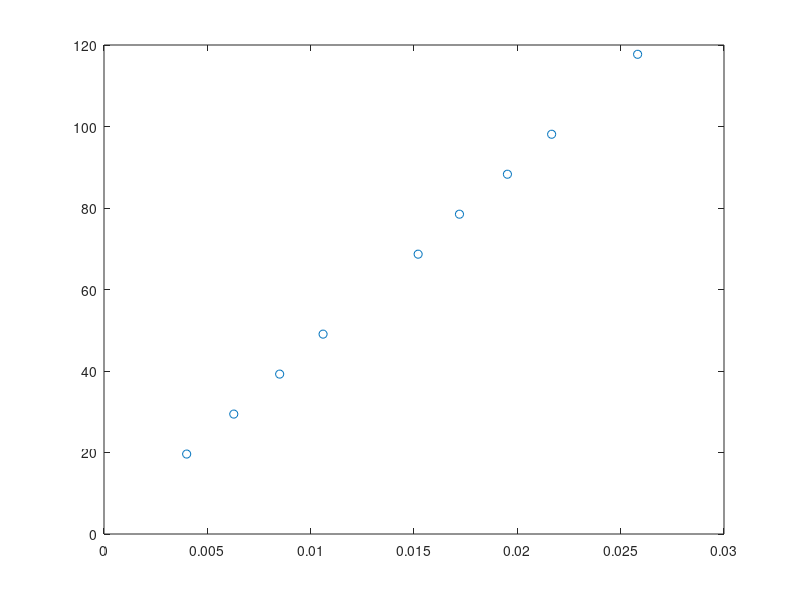

The MATLAB script that drew this image: (Note: this script raises an error after producing the figure.)
% Instituto Tecnológico de Aeronáutica
% Engenharia Mecânica-Aeronáutica
% MPD-11 - Dinâmica de máquinas
% Prof. Dr. Thiago de Paula Sales
% 
% Laboratório 3 - Dinâmica de cames
% 
%% Inicialização

clear;
close all;
clc;

%% Velocidade de rotação crítica determinada experimentalmente

velocidade_critica = 154;   % [rpm]

%% Aceleração da gravidade

g = 9.81;                   % [m/s²]

%% Valor da massa do elo 4 (suportada pelo seguidor)
%  (medida com balança, conforme foto)

m_4 = 1.825;                % [kg]

%% Dados relativos à mola
%  (medidos/estimados com paquímetro, com nônio - resolução de 0,02 mm)

L = 65e-3;                  % Comprimento da mola instalada [m]
L0 = 70e-3;                 % Comprimento livre da mola     [m]

delta_0 = abs(L - L0);      % Compressão inicial da mola    [m]

%% Pesos aplicados para caracterização da mola
%  (foram usadas massas 'padrão' - com valores indicados nas mesmas)

W = [  2 ;
       3 ;
       4 ;      % 2 + 2
       5 ;      % 2 + 3
       7 ;      % 5 + 2
       8 ;      % 5 + 3
       9 ;      % 5 + 2 + 2
      10 ;      % 5 + 2 + 3
      12 ]*g;   % 5 + 2 + 2 + 3         % [N]

%% Comprimentos da mola comprimida devido à aplicação de carga sobre 
%  a mesma (medidos/estimados usando um compasso interno e paquímetro,
%  com nônio - com resolução de 0,02 mm)

L = [ 66.00 ;
      63.72 ;
      61.50 ;
      59.40 ;
      54.80 ;
      52.80 ;
      50.48 ;
      48.34 ;
      44.18 ]*1e-3;                     % [m]

%% Deformação da mola durante o ensaio para sua caracterização

delta_L = abs(L - L0);

%% Gráfico com os dados coletados para caracterização da mola

figure(1);
plot(delta_L,W,'o');

%% Tipo de ajuste a ser considerado para os dados coletados

ft = fittype({'x'});    % função do tipo y = a*x
% ft = 'poly1';           % função do typo y = a*x + b

%% Determinar o ajuste do modelo escolhido aos dados experimentais

[cf, G] = fit(delta_L,W,ft);

%% Determinar os coeficientes a/b relacionados ao ajuste realizado

coeficientes_ajuste = coeffvalues(cf);

%% O coeficiente angular do ajuste (a) corresponde ao valor da 
%  rigidez da mola (em N/m, por conta das unidades de delta_L e W)

k_mola = coeficientes_ajuste(1);

%% Plotar na mesma figura a reta ajustada, bem como os limites
%  de confiança associados ao ajuste (95%)

hold on;
plot(cf,'predobs');

%% Enfeitar a figura com legenda, eixos, malha, etc.

xlabel('$\Delta L$ (compress\~{a}o) (m)','Interpreter','latex');
ylabel('$F_{\mathrm{mola}}$ (N)','Interpreter','latex');

set(gca,'TickLabelInterpreter','latex');
grid on;
legend off;

%% Diretório e nomes dos arquivos salvos usando o software LabVIEW
%  (ajustar de acordo com sua necessidade; '..\' significa diretório
%   acima; se desejado, os arquivos podem ser colocados na mesma pasta
%   que este código .m - neste caso, a variável 'data_dir' deve ser 
%   alterada para '')

data_dir = '';
% data_dir = '';
filenames = {'Lab_3_Baixa_Velocidade.xlsx',...
             'Lab_3_Velocidade_Critica.xlsx',...
             'Lab_3_Alta_Velocidade.xlsx'};

%% Identificador para escolher qual dos arquivos será importado

file_nb = 1;

%% Leitura da tabela contendo os dados experimentais

T = readtable([data_dir,filenames{file_nb}],'basic',true);

%% Extrair os dados da tabela salva na variável 'T'

data = T.Variables;

%% Armazenar os dados experimentais em variáveis mnemônicas

vet_tempo = data(:,1);      % Vetor com instantes de tempo  [s]
vet_acel = data(:,2);       % Dados do acelerômetro         [m/s²]
vet_desloc = data(:,4);     % Dados do laser                [mm]

%% Para visualização dos dados coletados de forma 'bruta',
%  completos, descomentar as linhas seguintes...

% figure;
% plot(vet_tempo,vet_desloc);
% hold on;
% plot(vet_tempo,vet_acel);

%% Identificar os picos na resposta medida pelo laser

[ pks , locs ] = ...
    findpeaks(vet_desloc,vet_tempo,'MinPeakHeight',0.8*max(vet_desloc));

%% Calcular o período do sinal periódico usando a localização dos picos
%  identificados

periodo = mean(diff(locs));

%% A partir do período, obter a velocidade angular e a velocidade de
%  rotação em rpm para os dados coletados e importados

omega = 2*pi/periodo;       % [rad/s]
n = omega*60/(2*pi);        % [rpm]

%% Escolher um dos picos do sinal do laser para realizar contas necessárias
%  Os picos são bastante semelhantes entre si. Pode-se escolher desde o se-
%  gundo até o penúltimo sem problemas. O primeiro e o último não necessa-
%  riamente contém um período completo do sinal periódico...

id = 2;
% id = length(pks) - 1;

%% Determinar os instantes de tempo mínimo e máximo que contém o período
%  de interesse

t_min = locs(id) - periodo/2;
t_max = locs(id) + periodo/2;

%% Construir um vetor booleano (de zeros e uns) para selecionar os dados
%  de interesse

idx = vet_tempo >= t_min & vet_tempo <= t_max;

%% Determinar o número de pontos experimentais contidos num período do 
%  sinal do laser

n_pts_periodo = sum(idx);

%% Construir um vetor com os ângulos de rotação do came

theta = linspace(0,2*pi,n_pts_periodo).';

%% Filtrar os dados do deslocamento do laser (selecionar apenas aqueles
%  que estão no intervalo de tempo de interesse - um único período)

y = vet_desloc(idx)*1e-3;       % dividir por 10³ para obter o 
                                % resultado em metros

%% Filtrar os dados do acelerômetro (selecionar apenas aqueles
%  que estão no intervalo de tempo de interesse - um único período)

acel = vet_acel(idx)/(omega^2); % dividir por omega² para obter a derivada
                                % segunda do deslocamento do seguidor com
                                % respeito à orientação do came

%% Fazer com que o menor valor do deslocamento do seguindor seja igual a
%  zero

y = y - min(y);

%% Carregar os dados do Lab. 2 associados ao came 2; os mesmos compreendem
%  a orientação angular do came e o deslocamento do seguidor (suavizado)

vars = load('Lab_2_Came_2.mat');

theta_ = vars.theta;  
y_ = vars.y_desired*1e-3;          % passar o deslocamento para metros

%% Numa figura, plotar o deslocamento do seguidor

figure(2);
plot(theta*180/pi,y, 'LineWidth', 2);           % medida do laser
hold on
plot(theta_*180/pi,y_, 'LineWidth', 2);         % medida do Lab. 2

%% Filtrar os deslocamentos

y_smooth = smoothdata(y,'movmean','SmoothingFactor',0.0005);
y_smooth_ = smoothdata(y_,'movmean','SmoothingFactor',0.0005);

%% ... e plotar os dados suavizados

plot(theta*180/pi,y_smooth, 'LineWidth', 2);
plot(theta_*180/pi,y_smooth_, 'LineWidth', 2);

%% Enfeitar a figura com legenda, eixos, malha, etc.

xlabel('$\theta$ (graus)','Interpreter','latex');
ylabel('$y_{4}$ (m)','Interpreter','latex');

set(gca,'TickLabelInterpreter','latex',...
    'XTick',0:30:360,'XLim',[0,360]);
grid on;
legend('Laser','Lab. 2','Laser - suavizado','Lab. 2 - suavizado',...
    'Interpreter','latex');

%% Descartar os dados originais pelos suavizados

y = y_smooth;
y_ = y_smooth_;

%% Derivar os dados associados ao laser com respeito à orientação angular
%  do came

diff_fin_centrada = @(x,y) ...
    (y(3:end) - y(1:end-2))./(x(3:end) - x(1:end-2));

th_cent = [ theta(end-1) ; theta ; theta(2) ];
y_cent = [ y(end-1) ; y ; y(2) ];

dy = diff_fin_centrada(th_cent,y_cent);

% dy = diff(y)./diff(theta);
% dy(end+1) = dy(1);          % a derivada para o último ponto deve ser 
%                             % igual à derivada do primeiro, já que a
%                             % função é periódica

%% Derivar os dados obtidos no Lab. 2 com respeito à orientação angular
%  do came

th__cent = [ theta_(end-1) ; theta_ ; theta_(2) ];
y__cent = [ y_(end-1) ; y_ ; y_(2) ];

dy_ = diff_fin_centrada(th__cent,y__cent);

% dy_ = diff(y_)./diff(theta_);
% dy_(end+1) = dy_(1);        % a derivada para o último ponto deve ser 
%                             % igual à derivada do primeiro, já que a
%                             % função é periódica

%% Numa figura, plotar a derivada primeira do deslocamento do seguidor
%  com respeito à orientação do came

figure(3);
plot(theta*180/pi,dy, 'LineWidth', 2);      % dados associados com o laser
hold on;
plot(theta_*180/pi,dy_, 'LineWidth', 2);    % dados associados com o Lab. 2

%% Filtrar as derivadas calculadas

dy_smooth = smoothdata(dy,'movmean','SmoothingFactor',0.000005);
dy_smooth_ = smoothdata(dy_,'movmean','SmoothingFactor',0.000005);

%% ... e plotar o resultado na mesma figura

plot(theta*180/pi,dy_smooth, 'LineWidth', 2);
plot(theta_*180/pi,dy_smooth_, 'LineWidth', 2);

%% Enfeitar a figura com legenda, eixos, malha, etc.

xlabel('$\theta$ (graus)','Interpreter','latex');
ylabel('$y_{4}^{\prime}$ (m$/$rad)','Interpreter','latex');

set(gca,'TickLabelInterpreter','latex',...
    'XTick',0:30:360,'XLim',[0,360]);
grid on;
legend('Laser','Lab. 2','Laser - suavizado','Lab. 2 - suavizado',...
    'Interpreter','latex');

%% Descartar os derivadas calculadas por aquelas suavizadas

dy = dy_smooth;
dy_ = dy_smooth_;

%% Derivar os dados associados ao laser com respeito à orientação angular
%  do came uma segunda vez

dy_cent = [ dy(end-1) ; dy ; dy(2) ];

d2y = diff_fin_centrada(th_cent,dy_cent);

% d2y = diff(dy)./diff(theta);
% d2y(end+1) = d2y(1);

%% Derivar os dados obtidos no Lab. 2 com respeito à orientação angular
%  do came uma segunda vez

dy__cent = [ dy_(end-1) ; dy_ ; dy_(2) ];

d2y_ = diff_fin_centrada(th__cent,dy__cent);

% d2y_ = diff(dy_)./diff(theta_);
% d2y_(end+1) = d2y_(1);

%% Numa figura, plotar a derivada segunda do deslocamento do seguidor
%  com respeito à orientação do came

figure(4);
plot(theta*180/pi,d2y, 'LineWidth', 1);     % dados associados com o laser
hold on;
plot(theta_*180/pi,d2y_, 'LineWidth', 1);   % dados associados com o Lab. 2
plot(theta*180/pi,acel, 'LineWidth', 1);    % dados associados com o acelerômetro

%% Filtrar as derivadas calculadas e os dados coletados pelo acelerômetro

d2y_smooth = smoothdata(d2y,'movmean','SmoothingFactor',0.1);
d2y_smooth_ = smoothdata(d2y_,'movmean','SmoothingFactor',0.1);
acel_smooth = smoothdata(acel,'movmean','SmoothingFactor',0.1);

%% ... e plotar o obtido na mesma figura

plot(theta*180/pi,d2y_smooth, 'LineWidth', 1);
plot(theta_*180/pi,d2y_smooth_, 'LineWidth', 1);
plot(theta*180/pi,acel_smooth, 'LineWidth', 1);

%% Enfeitar a figura com legenda, eixos, malha, etc.

xlabel('$\theta$ (graus)','Interpreter','latex');
ylabel('$y_{4}^{\prime\prime}$ (m$/$rad$^{2}$)','Interpreter','latex');

set(gca,'TickLabelInterpreter','latex',...
    'XTick',0:30:360,'XLim',[0,360]);
grid on;
legend('Laser','Lab. 2','Aceler\^{o}metro',...
    'Laser - suavizado','Lab. 2 - suavizado','Aceler\^{o}metro - suavizado',...
    'Interpreter','latex');

%% Calcular a velocidade crítica teórica, na qual a força de contato
%  vertical torna-se nula. Fazer isto para cada ângulo do came. Em 
%  alguns deles, a velocidade crítica calculada pode resultar imaginária,
%  o que significa que é impossível ocorrer flutuação do seguidor se uti-
%  lizado com o came considerada, na orientação em questão. A velocidade
%  crítica real é aquela que tem o menor valor (não-nulo). O ângulo asso-
%  ciado a tal velocidade é aquele no qual o seguidor 'salta'.

d2y = d2y_smooth;       % utilizar dados do laser suavizados
d2y = acel_smooth;      % utilizar dados do acelerômetro suavizados
d2y = acel;             % utilizar dados do acelerômetro sem suavizá-los

d2y_ = d2y_smooth_;     % utilizar dados do Lab. 2 suavizados

% omg_cr = sqrt((m_4*g + feval(cf,(y + delta_0)))./(-m_4*d2y));
% omg_cr_ = sqrt((m_4*g + feval(cf,(y_ + delta_0)))./(-m_4*d2y_));
omg_cr = sqrt((m_4*g + k_mola*(y + delta_0))./(-m_4*d2y));
omg_cr_ = sqrt((m_4*g + k_mola*(y_ + delta_0))./(-m_4*d2y_));

%% Numa figura, plotar o valor crítico de velocidade angular (em rpm)
%  em função da orientação do came

figure;
plot(theta*180/pi,real(omg_cr)*60/(2*pi),'.');      % laser / acelerômetro
hold on;
plot(theta_*180/pi,real(omg_cr_)*60/(2*pi),'.');    % Lab. 2

%% Enfeitar a figura com legenda, eixos, malha, etc.

xlabel('$\theta$ (graus)','Interpreter','latex');
ylabel('$n_{\mathrm{critico}}$ (rpm)','Interpreter','latex');

set(gca,'TickLabelInterpreter','latex',...
    'XTick',0:30:360,'XLim',[0,360],'YLim',[0,300]);
grid on;
legend('Laser','Lab. 2','Interpreter','latex');